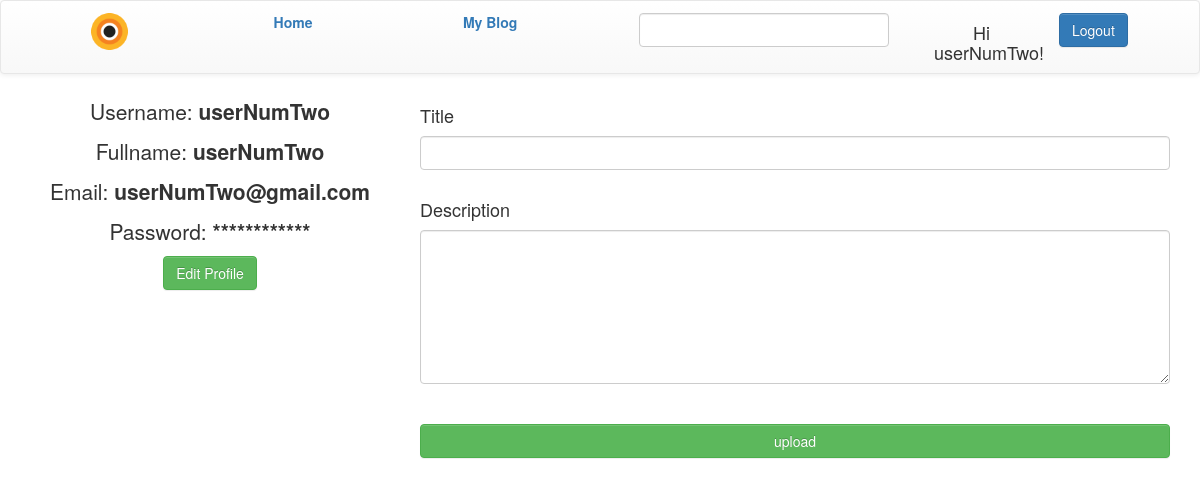
Page /myBlog.php (signed in) on the committed database.
### tables this page shows
CREATE TABLE `users` (
  `userID` int(100) NOT NULL,
  `username` varchar(100) NOT NULL,
  `password` varchar(100) NOT NULL,
  `fullname` varchar(100) NOT NULL,
  `email` varchar(100) NOT NULL
);

### profile.php (the view, shortened to what this page needs)
<!DOCTYPE html>
<?php
	include_once("DBconfig.php");
	$userID = $_SESSION['userID'];
	$username = $fullname = $email = "";
	$sql = "SELECT * FROM users where userID = ?";
	$stmt = $conn->prepare($sql);
	$stmt->bind_param('i', $userID);
	$stmt->execute();
	$result = $stmt->get_result();
	$checkUser = $result->num_rows;
	if($checkUser > 0){
		while($row = $result->fetch_assoc()){
			$username = $row['username'];
			$fullname = $row['fullname'];
			$email = $row['email'];
		}
	}
?>
<html>
	<head>
		<link rel="stylesheet" href="/superBlog/style/style.css">
	</head>
	<body>
		<p style="text-align: center; font-size: 150%;">Username: <b><?php echo $username ?></b></p>
		<p style="text-align: center; font-size: 150%;">Fullname: <b><?php echo $fullname ?></b></p>
		<p style="text-align: center; font-size: 150%;">Email: <b><?php echo $email ?></b></p>
		<?php
			$u = "h";
			if($u == "h"){?>
				<p style="text-align: center; font-size: 150%;">Password: <b>************</b></p>
		        <div class="col-lg-12 col-sm-12 col-md-12" style="text-align: center;">
		        	<input class="btn btn-success" type="button" name="" value="Edit Profile" id="hideShow">
		        </div>
		<?php }
		?>
	</body>
</html>

### rows in the picture
users: username "userNumTwo", fullname "userNumTwo", email "userNumTwo@gmail.com"

### other values in the picture
$_SESSION['username'] "userNumTwo"
